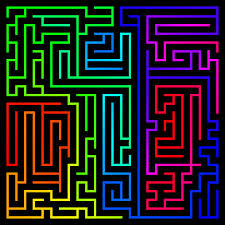
#> input picture example_maze.jpg, 225 x 225 px
$ python Q2.py   (older library calls are emulated)
#> lines starting #> are read from the running program, lines starting #| are printed output that depends on the picture
import cv2
import numpy as np
import matplotlib.pyplot as plt
import os


def load_image(image_path):
    if not os.path.exists(image_path):
        print(f"File not found: {image_path}")
        return None
    image = cv2.imread(image_path, cv2.IMREAD_GRAYSCALE)
    if image is None:
        print(f"Failed to load image: {image_path}")
    return image


def prewitt_edge_detection(image):
    kernel_x = np.array([[1, 0, -1], [1, 0, -1], [1, 0, -1]])
    kernel_y = np.array([[1, 1, 1], [0, 0, 0], [-1, -1, -1]])
    edges_x = cv2.filter2D(image, -1, kernel_x)
    edges_y = cv2.filter2D(image, -1, kernel_y)
    edges = cv2.bitwise_or(edges_x, edges_y)
    return edges


def sobel_edge_detection(image):
    edges_x = cv2.Sobel(image, cv2.CV_64F, 1, 0, ksize=3)
    edges_y = cv2.Sobel(image, cv2.CV_64F, 0, 1, ksize=3)
    edges = cv2.bitwise_or(np.uint8(np.absolute(edges_x)), np.uint8(np.absolute(edges_y)))
    return edges


def canny_edge_detection(image, low_threshold=50, high_threshold=150):
    edges = cv2.Canny(image, low_threshold, high_threshold)
    return edges


def display_edge_detection_results(original, prewitt_edges, sobel_edges, canny_edges):
    plt.figure(figsize=(15, 10))

    plt.subplot(2, 2, 1)
    plt.imshow(original, cmap='gray')
    plt.title('Original Image')
    plt.axis('off')

    plt.subplot(2, 2, 2)
    plt.imshow(prewitt_edges, cmap='gray')
    plt.title('Prewitt Edge Detection')
    plt.axis('off')

    plt.subplot(2, 2, 3)
    plt.imshow(sobel_edges, cmap='gray')
    plt.title('Sobel Edge Detection')
    plt.axis('off')

    plt.subplot(2, 2, 4)
    plt.imshow(canny_edges, cmap='gray')
    plt.title('Canny Edge Detection')
    plt.axis('off')

    plt.show()


def add_noise(image, noise_type="gaussian"):
    if noise_type == "gaussian":
        row, col = image.shape
        mean = 0
        var = 0.1
        sigma = var ** 0.5
        gauss = np.random.normal(mean, sigma, (row, col))
        noisy = image + gauss
        return np.clip(noisy, 0, 255).astype(np.uint8)
    elif noise_type == "salt_and_pepper":
        row, col = image.shape
        s_vs_p = 0.5
        amount = 0.04
        noisy = np.copy(image)
        # Salt mode
        num_salt = np.ceil(amount * image.size * s_vs_p)
        coords = [np.random.randint(0, i - 1, int(num_salt)) for i in image.shape]
        noisy[coords[0], coords[1]] = 1
        # Pepper mode
        num_pepper = np.ceil(amount * image.size * (1. - s_vs_p))
        coords = [np.random.randint(0, i - 1, int(num_pepper)) for i in image.shape]
        noisy[coords[0], coords[1]] = 0
        return noisy


def combined_edge_detection(image):
    sobel_edges = sobel_edge_detection(image)
    canny_edges = canny_edge_detection(image)
    combined_edges = cv2.bitwise_or(sobel_edges, canny_edges)
    return combined_edges


def edge_detection_workflow(image_path):
    # טעינת התמונה
    image = load_image(image_path)
    if image is None:
        return

    # זיהוי קצוות
    prewitt_edges = prewitt_edge_detection(image)
    sobel_edges = sobel_edge_detection(image)
    canny_edges = canny_edge_detection(image)
#> in canny_edge_detection, `edges = cv2.Canny(image, low_threshold, high_threshold)`:
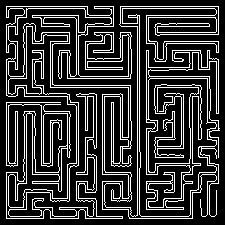
#> edges: shape (225, 225); 20.9% white in thin lines or dots

    # הצגת תוצאות זיהוי קצוות
    display_edge_detection_results(image, prewitt_edges, sobel_edges, canny_edges)

    # הוספת רעש וזיהוי קצוות על תמונות עם רעש
    noisy_gaussian = add_noise(image, "gaussian")
    noisy_sp = add_noise(image, "salt_and_pepper")
#> call 2 of add_noise, with noise_type = 'salt_and_pepper'
#> in add_noise (call 2), `noisy[coords[0], coords[1]] = 0`:
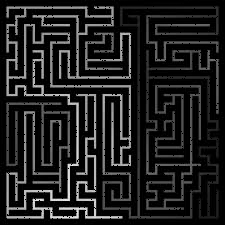
#> noisy: shape (225, 225); min 0, max 238, mean 30

    prewitt_edges_noisy_gaussian = prewitt_edge_detection(noisy_gaussian)
    sobel_edges_noisy_gaussian = sobel_edge_detection(noisy_gaussian)
    canny_edges_noisy_gaussian = canny_edge_detection(noisy_gaussian)
#> in canny_edge_detection (call 2), `edges = cv2.Canny(image, low_threshold, high_threshold)`: edges: shape (225, 225); 20.9% white in thin lines or dots

    prewitt_edges_noisy_sp = prewitt_edge_detection(noisy_sp)
#> in prewitt_edge_detection (call 3), `edges_x = cv2.filter2D(image, -1, kernel_x)`:
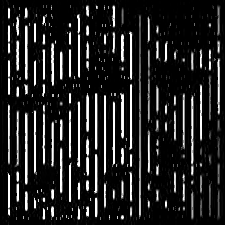
#> edges_x: shape (225, 225); min 0, max 255, mean 32.1
    sobel_edges_noisy_sp = sobel_edge_detection(noisy_sp)
#> in sobel_edge_detection (call 3), `edges_x = cv2.Sobel(image, cv2.CV_64F, 1, 0, ksize=3)`:
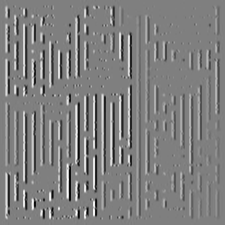
#> edges_x: shape (225, 225) float64; min -910, max 909, mean 0; drawn with min black and max white
#> in sobel_edge_detection (call 3), `edges_y = cv2.Sobel(image, cv2.CV_64F, 0, 1, ksize=3)`:
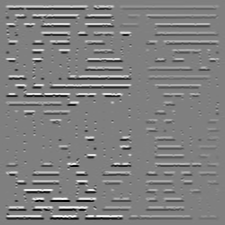
#> edges_y: shape (225, 225) float64; min -921, max 918, mean 0; drawn with min black and max white
#> in sobel_edge_detection (call 3), `edges = cv2.bitwise_or(np.uint8(np.absolute(edges_x)), np.uint8(np.abs..`:
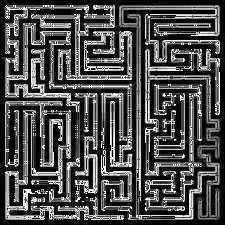
#> edges: shape (225, 225); min 0, max 255, mean 75.6
    canny_edges_noisy_sp = canny_edge_detection(noisy_sp)
#> in canny_edge_detection (call 3), `edges = cv2.Canny(image, low_threshold, high_threshold)`: edges: shape (225, 225); 21.2% white in thin lines or dots

    # הצגת תוצאות זיהוי קצוות על תמונות עם רעש
    print("Edges on Gaussian Noisy Image")
    display_edge_detection_results(noisy_gaussian, prewitt_edges_noisy_gaussian, sobel_edges_noisy_gaussian,
                                   canny_edges_noisy_gaussian)

    print("Edges on Salt and Pepper Noisy Image")
    display_edge_detection_results(noisy_sp, prewitt_edges_noisy_sp, sobel_edges_noisy_sp, canny_edges_noisy_sp)

    # אלגוריתם משולב לזיהוי קצוות
    combined_edges = combined_edge_detection(image)
#> in combined_edge_detection, `combined_edges = cv2.bitwise_or(sobel_edges, canny_edges)`:
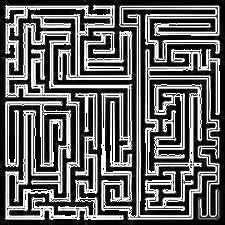
#> combined_edges: shape (225, 225); min 0, max 255, mean 98.4

    # הצגת תוצאות האלגוריתם המשולב
    plt.figure(figsize=(10, 5))
    plt.subplot(1, 2, 1)
    plt.imshow(image, cmap='gray')
    plt.title('Original Image')
    plt.axis('off')

    plt.subplot(1, 2, 2)
    plt.imshow(combined_edges, cmap='gray')
    plt.title('Combined Edge Detection')
    plt.axis('off')

    plt.show()


if __name__ == '__main__':
    image_path = 'example_maze.jpg'
    edge_detection_workflow(image_path)
